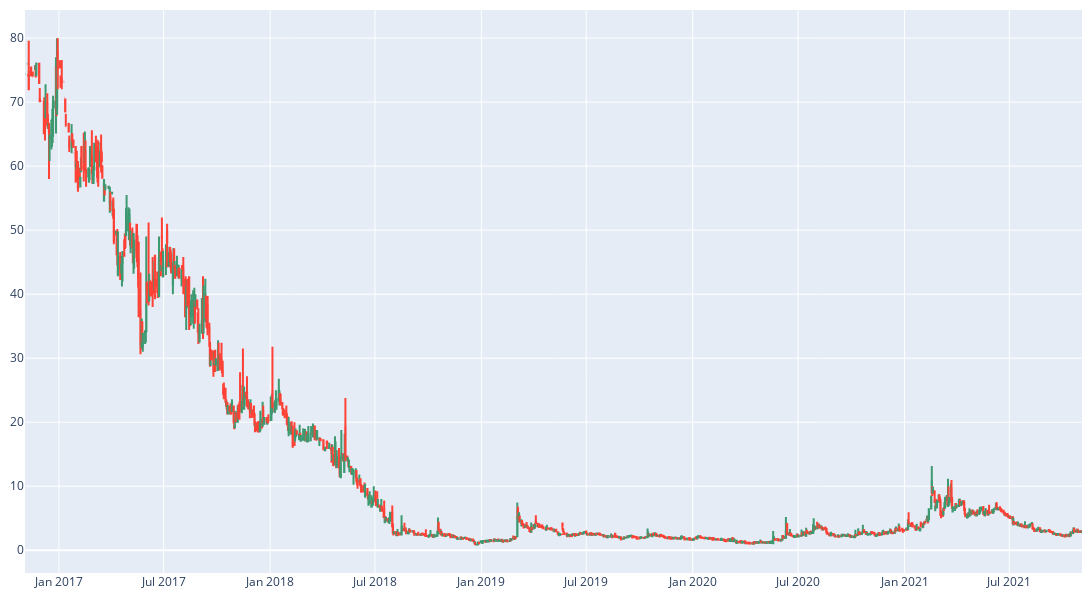

Notebook source saved alongside this figure:
### Code cell
pl.plot_candlesticks(aapl_df)

### Figure 1 — Plotly figure (JSON) as saved in the notebook; plotly's stock layout.template omitted (floating-point values rounded to 4 significant figures; data arrays with more than 128 entries replaced by an {"elided": "..."} marker saying what was removed)
{"data": [{"close": {"elided": "1258 float values"}, "high": {"elided": "1258 float values"}, "low": {"elided": "1258 float values"}, "open": {"elided": "1258 float values"}, "type": "candlestick", "x": {"elided": "1258 str values"}}], "layout": {"height": 600, "margin": {"b": 10, "l": 10, "r": 10, "t": 10}, "width": 1200, "xaxis": {"rangeslider": {"visible": false}}}}
